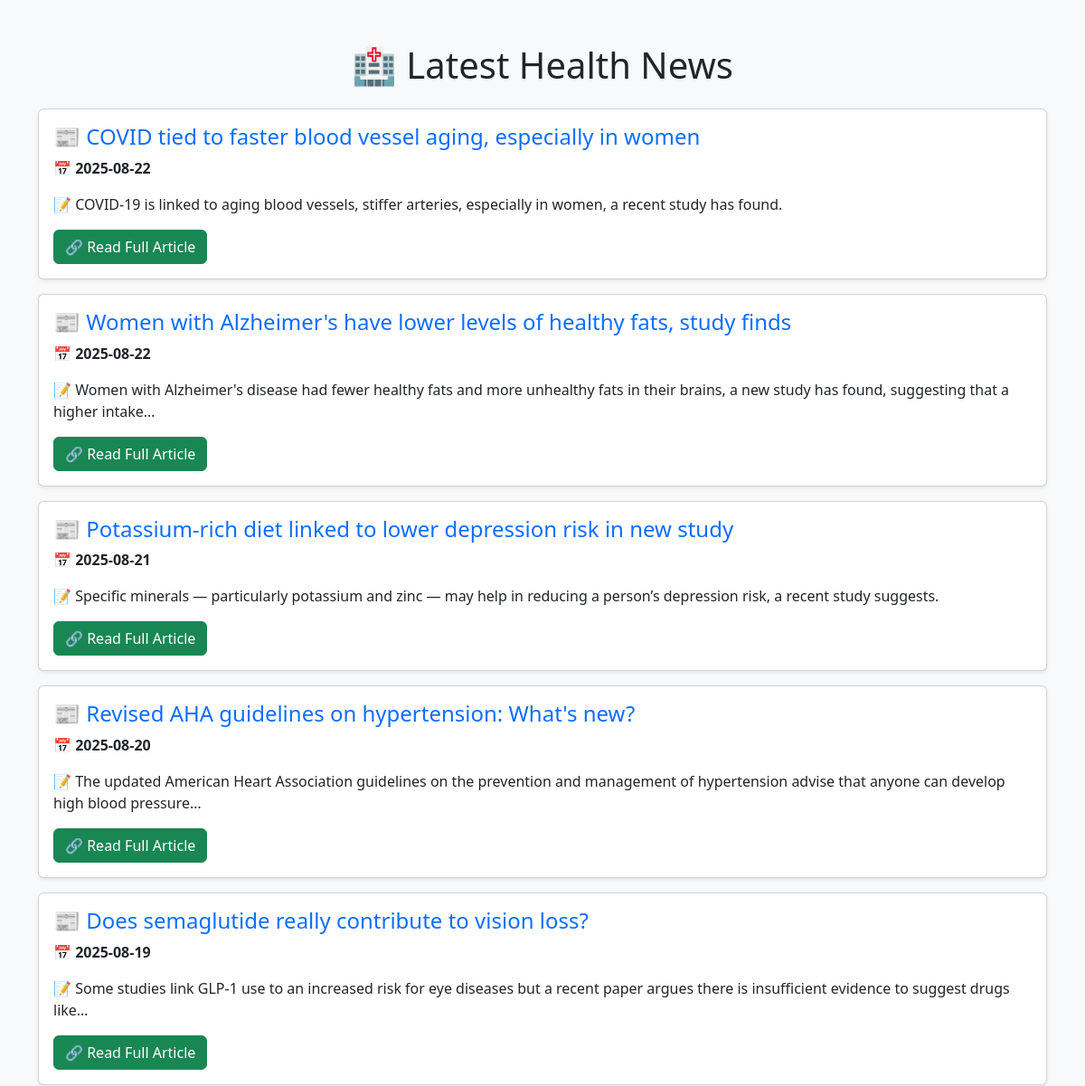
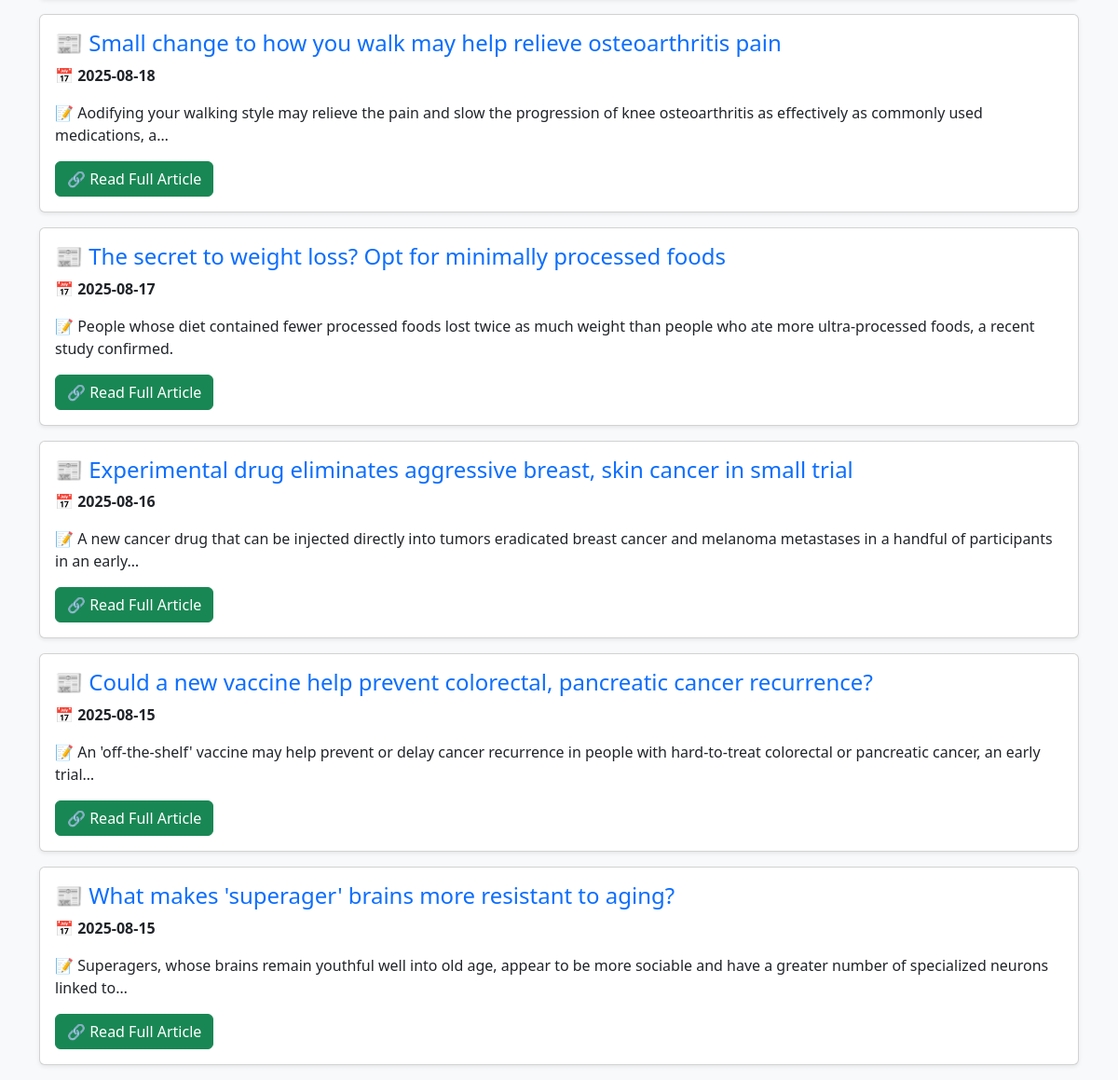
Before: / with the older database file (2 pictures, top to bottom).
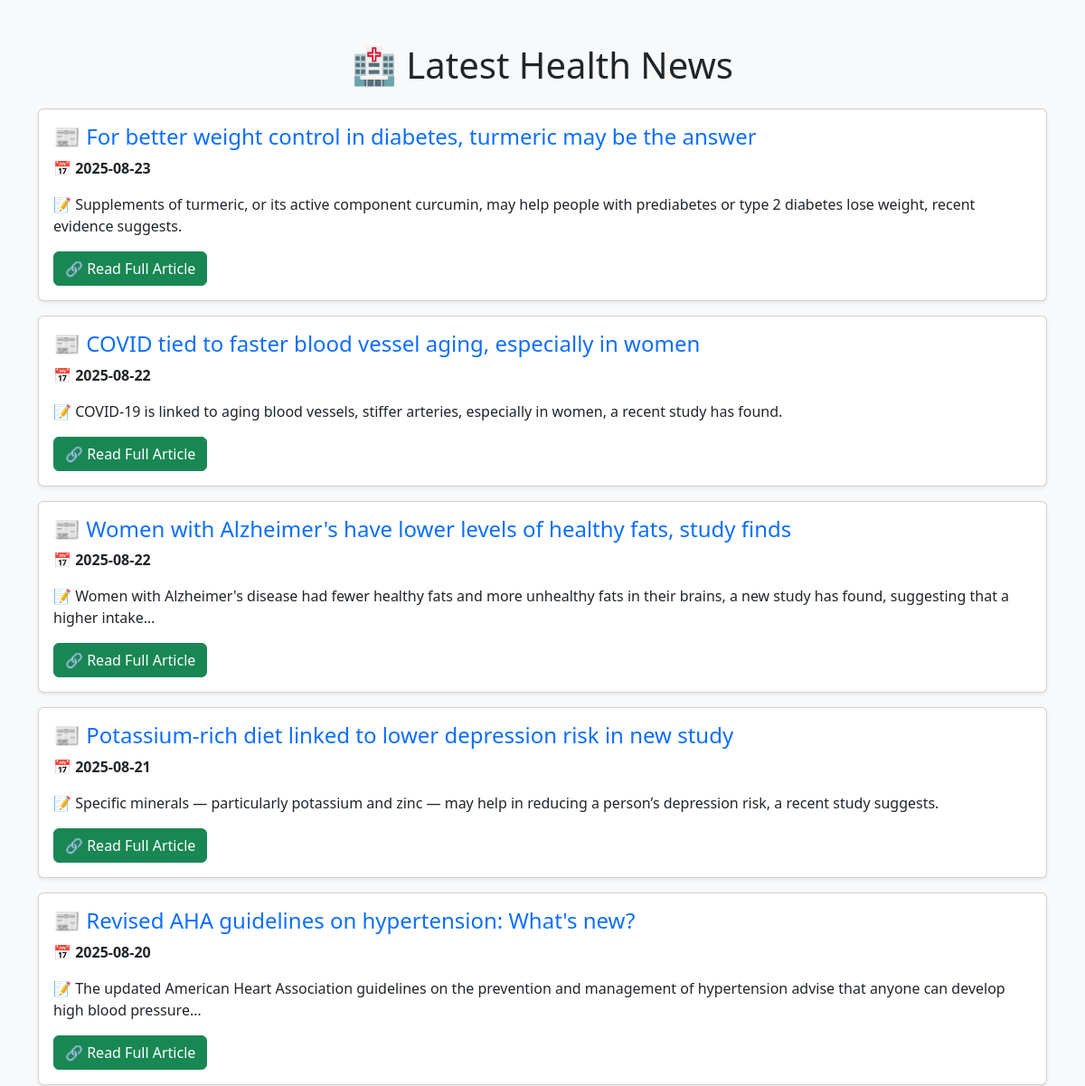
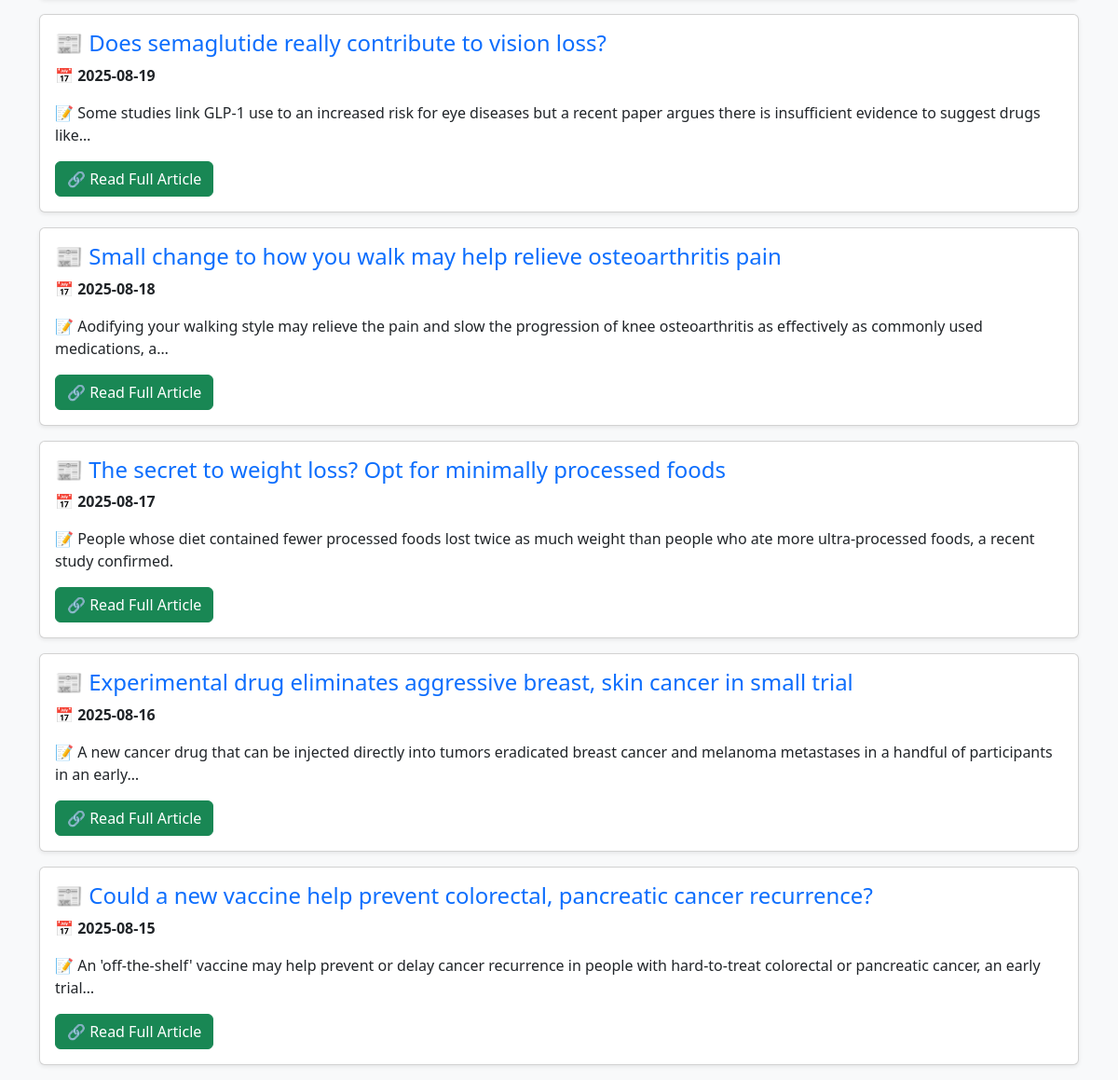
After: the same page with the newer database file (2 pictures, top to bottom).
### tables this page shows
CREATE TABLE news (
        id INTEGER PRIMARY KEY AUTOINCREMENT,
        date TEXT NOT NULL,
        title TEXT UNIQUE, 
        description TEXT,
        news_url TEXT
    );

### app.py (the view)
@app.route("/")
def index():
    page = request.args.get("page", 1, type=int)  # Get the current page number
    limit = 10  # Number of articles per page
    offset = (page - 1) * limit  # Calculate the offset
    news = fetch_news(limit, offset)
    return render_template("index.html", news=news, page=page)

### app.py (called while the page is built)
def fetch_news(limit=10, offset=0):
    conn = sqlite3.connect("health_news.db")
    cursor = conn.cursor()
    cursor.execute("SELECT date, title, description, news_url FROM news ORDER BY date DESC LIMIT ? OFFSET ?", (limit, offset))
    news_list = cursor.fetchall()
    conn.close()
    return news_list

### templates/index.html (shortened to what this page needs)
<!DOCTYPE html>
<html lang="en">
<head>
    <link href="https://cdn.jsdelivr.net/npm/bootstrap@5.3.0/dist/css/bootstrap.min.css" rel="stylesheet">
</head>
<body class="bg-light">
    <div class="container mt-5">
        <h1 class="text-center mb-4">🏥 Latest Health News</h1>
        {% for article in news %}
        <div class="card mb-3 shadow-sm">
            <div class="card-body">
                <h4 class="card-title text-primary">📰 {{ article[1] }}</h4>
                <p class="card-text">📅 <strong>{{ article[0] }}</strong></p>
                <p class="card-text">📝 {{ article[2] }}</p>
                <a href="{{ article[3] }}" class="btn btn-success" target="_blank">🔗 Read Full Article</a>
            </div>
        </div>
        {% endfor %}
    </div>
</body>
</html>

Changed rows visible on the page:
no longer on this page (row unchanged): news: title "What makes 'superager' brains more resistant to aging?", date "2025-08-15", description "Superagers, whose brains remain youthful well into old age, appear to be more sociable and have a greater number of specialized neurons linked to…"
added news: title "For better weight control in diabetes, turmeric may be the answer", date "2025-08-23", description "Supplements of turmeric, or its active component curcumin, may help people with prediabetes or type 2 diabetes lose weight, recent evidence suggests."
